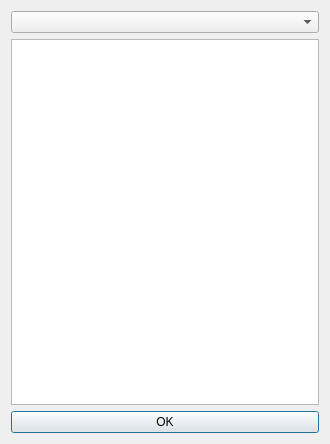
<?xml version="1.0" encoding="UTF-8"?>
<ui version="4.0">
 <class>OpenCLPlatformSelectDialog</class>
 <widget class="QDialog" name="OpenCLPlatformSelectDialog">
  <property name="geometry">
   <rect>
    <x>0</x>
    <y>0</y>
    <width>330</width>
    <height>444</height>
   </rect>
  </property>
  <property name="windowTitle">
   <string>Select OpenCL Platform</string>
  </property>
  <property name="modal">
   <bool>true</bool>
  </property>
  <layout class="QGridLayout" name="gridLayout_2">
   <item row="0" column="0">
    <layout class="QGridLayout" name="gridLayout">
     <item row="0" column="0">
      <widget class="QComboBox" name="comboBox"/>
     </item>
     <item row="1" column="0">
      <widget class="QTextEdit" name="textedit">
       <property name="enabled">
        <bool>true</bool>
       </property>
       <property name="readOnly">
        <bool>true</bool>
       </property>
       <property name="html">
        <string>&lt;!DOCTYPE HTML PUBLIC &quot;-//W3C//DTD HTML 4.0//EN&quot; &quot;http://www.w3.org/TR/REC-html40/strict.dtd&quot;&gt;
&lt;html&gt;&lt;head&gt;&lt;meta name=&quot;qrichtext&quot; content=&quot;1&quot; /&gt;&lt;style type=&quot;text/css&quot;&gt;
p, li { white-space: pre-wrap; }
&lt;/style&gt;&lt;/head&gt;&lt;body style=&quot; font-family:'MS Shell Dlg 2'; font-size:8.25pt; font-weight:400; font-style:normal;&quot;&gt;
&lt;p style=&quot;-qt-paragraph-type:empty; margin-top:0px; margin-bottom:0px; margin-left:0px; margin-right:0px; -qt-block-indent:0; text-indent:0px; font-size:8pt;&quot;&gt;&lt;br /&gt;&lt;/p&gt;&lt;/body&gt;&lt;/html&gt;</string>
       </property>
      </widget>
     </item>
     <item row="2" column="0">
      <widget class="QPushButton" name="pushButton">
       <property name="text">
        <string>OK</string>
       </property>
      </widget>
     </item>
    </layout>
   </item>
  </layout>
 </widget>
 <resources/>
 <connections/>
</ui>
